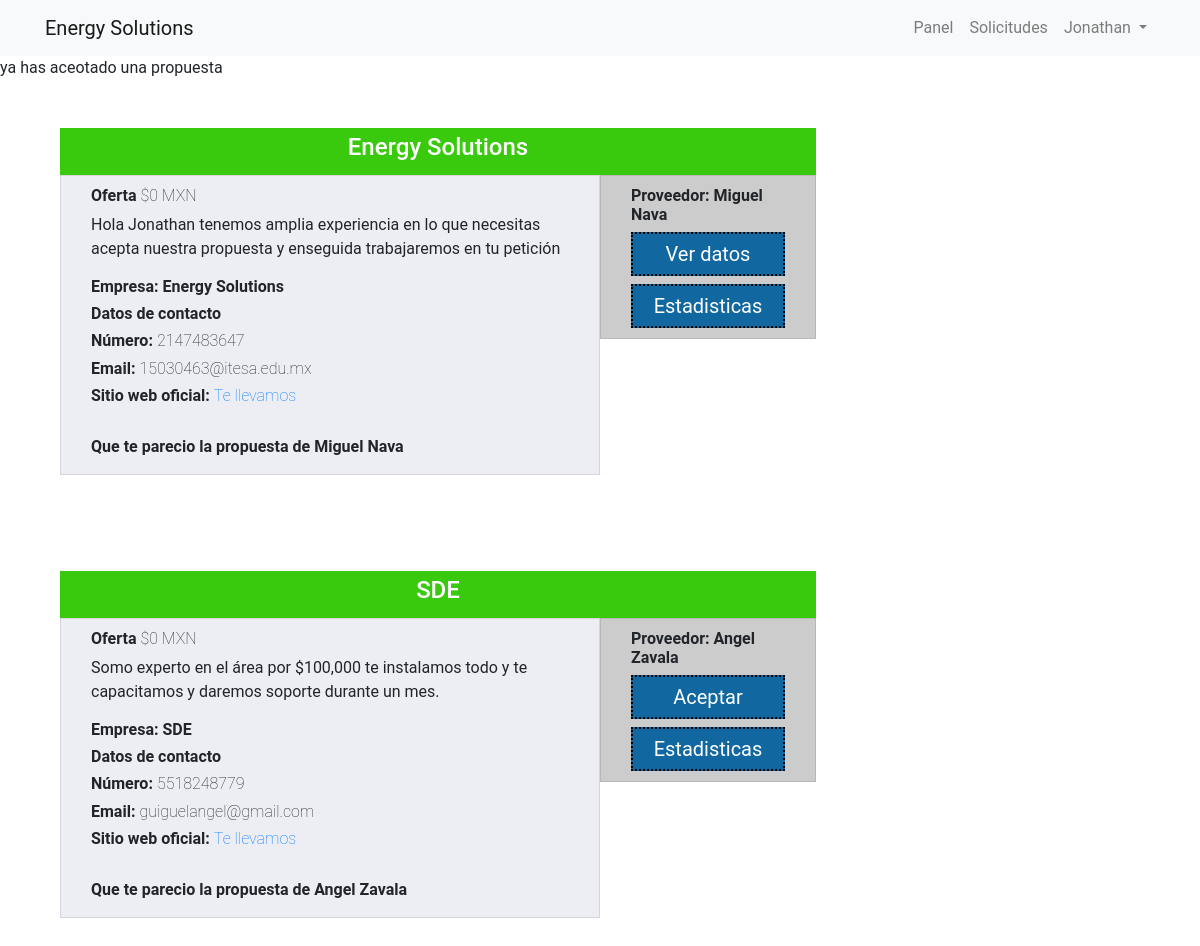
Screenshot of /rol/cliente/detalles_solicitud.php?id=3 (signed in) with the database file from the repository.
### tables this page shows
CREATE TABLE `datos_usuario_proveedor` (
  `id` int(11) NOT NULL,
  `nombre` varchar(50) NOT NULL,
  `empresa` varchar(50) NOT NULL,
  `telefono` varchar(12) NOT NULL,
  `cargo` varchar(30) NOT NULL,
  `estado` varchar(40) NOT NULL,
  `calle` varchar(50) NOT NULL,
  `cp` int(11) NOT NULL,
  `acerca_de` text NOT NULL,
  `email` varchar(50) NOT NULL,
  `sitioweb` varchar(1000) NOT NULL,
  `logo` varchar(50) NOT NULL
);

CREATE TABLE `notificaciones` (
  `id` int(11) NOT NULL,
  `nombre_cliente` varchar(50) NOT NULL,
  `email_cliente` varchar(50) NOT NULL,
  `nombre_proveedor` varchar(50) NOT NULL,
  `email_proveedor` varchar(50) NOT NULL,
  `propuesta` text NOT NULL,
  `fecha` datetime NOT NULL,
  `id_solicitud` int(11) NOT NULL,
  `oferta` bigint(20) NOT NULL,
  `estado_notificacion` int(11) NOT NULL
);

### login/CRUD/class/Consultas.php (called while the page is built, shortened)
<?php
class Usuarios
{
    private static $instancia;
    private $dbh;
    private function __construct()
    {
        try {
            $this->dbh = new PDO('mysql:host=localhost;dbname=areaenergetica', 'root', 'pass1234');
            $this->dbh->exec("SET CHARACTER SET utf8");
            $this->dbh->setAttribute(PDO::ATTR_ERRMODE, PDO::ERRMODE_EXCEPTION);
            $this->dbh->setAttribute(PDO::ATTR_EMULATE_PREPARES, false);
        } catch (PDOException $e) {
            print "Error!: " . $e->getMessage();
            die();
        }
     }
    public static function singleton()
    {
        if (!isset(self::$instancia)) {
            self::$instancia = new $miclase;
        }
        return self::$instancia;
    }
    public function Read_a_datos_proveedor($email)
    {
        try {
            $query = $this->dbh->prepare("SELECT * FROM datos_usuario_proveedor WHERE email = ?");
            $query->bindParam(1, $email);
            $query->execute();
            return $query->fetchAll();
            $this->dbh = null;
        }catch (PDOException $e) {
            $e->getMessage();
        }
    }
    public function Cuenta_Solicitudes($id_solicitud)
    {
        try {
            $query = $this->dbh->prepare("SELECT count(*) FROM  notificaciones WHERE id_solicitud = ?");
            $query->bindParam(1, $id_solicitud);
            $query->execute();
            return $query->fetchAll();
            $this->dbh = null;
        }catch (PDOException $e) {
            $e->getMessage();
        }
    }
    public function detalle_notificacion($id)
    {
        try {
            $query = $this->dbh->prepare("SELECT email_proveedor, propuesta, oferta FROM notificaciones WHERE id_solicitud = ?");
            $query->bindParam(1, $id);
            $query->execute();
            return $query->fetchAll();
            $this->dbh = null;
        }catch (PDOException $e) {
            $e->getMessage();
        }
    }
    public function Lee_ContratoExistente($id_solicitud)
    {
        try {
            $query = $this->dbh->prepare("SELECT * FROM contrato WHERE id_solicitud = ?");
            $query->bindParam(1, $id_solicitud);
            $query->execute();
            return $query->fetchAll();
            $this->dbh = null;
        }catch (PDOException $e) {
            $e->getMessage();
        }
    }
}
?>

### rol/cliente/detalles_solicitud.php (the view, shortened to what this page needs)
<?php
    $sesion = $_SESSION['usuario'];
    $email = $_SESSION['email'];
    if(isset($_GET['id'])){
        $detalle_solicitud = $_GET['id'];
    }else{
        Echo "Esta solicitud no existe";
        return;
    }
    require_once("../../login/CRUD/class/Consultas.php");
    $usuarios = Usuarios::singleton();
    $data = $usuarios->Lee_ContratoExistente($detalle_solicitud);
        if(count($data)){
            foreach ($data as $fila) {
                $id_contrato=$fila['id'];
            }
        }
?>
<!DOCTYPE html>
<html lang="en">
<head>
    <link rel="stylesheet" href="../bootstrap4.5/css/bootstrap.min.css">
    <link rel="stylesheet" href="../bootstrap4.5/css/estilos.css">
</head>
<body>
<nav class="navbar navbar-expand-md navbar-light bg-light">
        <div class="container">
            <a href="#" class="navbar-brand">
            Energy Solutions</a>
            <div class="navbar-collapse" id="second-navbar">
                <ul class="navbar-nav ml-auto">
                    <li class="nav.item"><a class="nav-link" href="cliente.php?op=0">Panel</a></li>
                    <li class="nav.item"><a class="nav-link" href="solicitudes.php">Solicitudes</a></li>
                    <li class="nav-item dropdown">
                        <a href="#" class="nav-link dropdown-toggle" data-toggle="dropdown">
                        <?php echo $sesion ?>
                        </a>
                    </li>
                </ul>
            </div>
        </div>
    </nav>
    <?php
        require_once("../../login/CRUD/class/Consultas.php");
            ?>
    <?php
        if(isset($id_contrato)){
            echo "ya has aceotado una propuesta";
        }
    ?>
    <?php
        $data = $usuarios->detalle_notificacion($detalle_solicitud);
            if(count($data)){
                foreach ($data as $fila) {
                               $email_proveedor=$fila['email_proveedor'];
                               $propuesta = $fila['propuesta'];
                               $oferta=$fila['oferta'];
                               $data2 = $usuarios->Read_a_datos_proveedor($email_proveedor);
                               if(count($data2)){
                                foreach ($data2 as $fila2) {
                                    $id_proveedor=$fila2['id'];
                                    $nombre=$fila2['nombre'];
                                    $empresa=$fila2['empresa'];
                                    $telefono = $fila2['telefono'];
                                    $site=$fila2['sitioweb'];
                                    ?>
                        <section class="container contenedor-propuesta mt-5">
                            <div class="container masinfo pb-5">
                                <div class="estado_propues">
                                    <h4><?php echo $empresa;?></h4>
                                </div>
                                <div class="info-cliente">
                                    <div class="info-cliente-des">
                                        <h6>Oferta <span>$<?php echo $oferta; ?> MXN</span></h6>
                                        <p><?php echo $propuesta; ?></p>
                                    </div>
                                    <div class="info-cliente-servicio">
                                        <h6>Empresa: <?php echo $empresa;?></h6>
                                    </div>
                                    <div class="info-cliente-ofrece">
                                        <h6>Datos de contacto</h6>
                                        <h6>Número: <span><?php echo $telefono;?></span></h6>
                                        <h6>Email: <span><?php echo $email_proveedor;?></span></h6>
                                        <h6>Sitio web oficial: <span><a href=" <?php echo $site;?>">Te llevamos</a></span></h6>
                                        <br>
                                        <h6>Que te parecio la propuesta de <?php echo $nombre;?></h6>
                                    </div>
                                </div>
                                <div class="contacto-cliente mb-5">
                                    <div class="contacto-cliente-datos">
                                            <h6>Proveedor: <?php echo $nombre;?></h6>
                                    </div>
                                    <div class="contacto-cliente-boton">
                                        <a id="<?php echo $id_proveedor;?>" href="contrato.php?idp=<?php echo $id_proveedor;?>&ids=<?php echo $detalle_solicitud;?>" >Aceptar</a>
                                    </div>
                                    <div class="contacto-cliente-boton mt-2">
                                        <a href="estadisticas.php?idp=<?php echo $id_proveedor;?>&ids=<?php echo $detalle_solicitud;?>">Estadisticas</a>
                                    </div>
                                </div>
                            </div>
                        </section>
                                    <?php
                                }
                            }
                }
            }
    ?>
</body>
</html>

### rows the page displays
notificaciones: oferta "0", propuesta "Hola Jonathan tenemos amplia experiencia en lo que necesitas acepta nuestra propuesta y enseguida trabajaremos en tu petición", email_proveedor "15030463@itesa.edu.mx"
datos_usuario_proveedor: empresa "Energy Solutions", telefono "2147483647", nombre "Miguel Nava"
notificaciones: oferta "0", propuesta "Somo experto en el área por $100,000 te instalamos todo y te capacitamos y daremos soporte durante un mes.", email_proveedor "guiguelangel@gmail.com"
datos_usuario_proveedor: empresa "SDE", telefono "5518248779", nombre "Angel Zavala"

### other values shown
$sesion "Jonathan"
